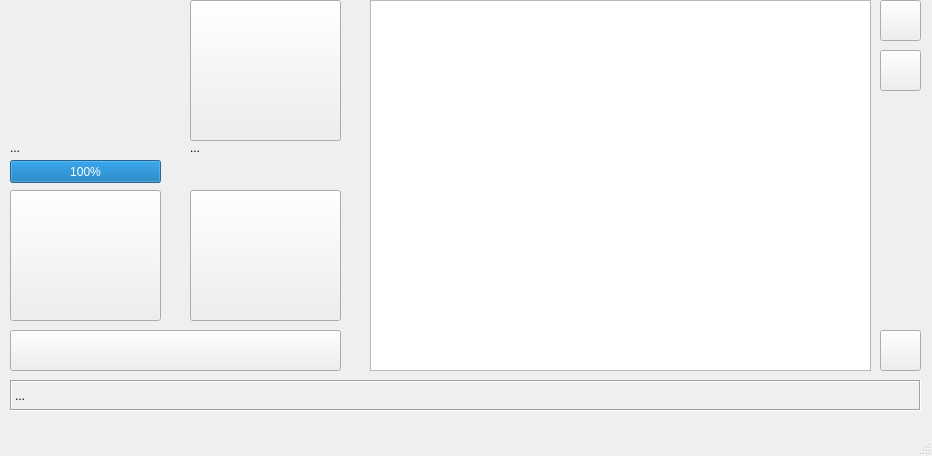
<?xml version="1.0" encoding="UTF-8"?>
<ui version="4.0">
 <class>MainWindow</class>
 <widget class="QMainWindow" name="MainWindow">
  <property name="windowModality">
   <enum>Qt::WindowModality::WindowModal</enum>
  </property>
  <property name="geometry">
   <rect>
    <x>0</x>
    <y>0</y>
    <width>932</width>
    <height>456</height>
   </rect>
  </property>
  <property name="windowTitle">
   <string>Backup Ranger</string>
  </property>
  <property name="windowIcon">
   <iconset resource="resources.qrc">
    <normaloff>:/images/images/hdd.png</normaloff>:/images/images/hdd.png</iconset>
  </property>
  <property name="locale">
   <locale language="English" country="UnitedStates"/>
  </property>
  <widget class="QWidget" name="centralwidget">
   <widget class="QPushButton" name="pushStop">
    <property name="geometry">
     <rect>
      <x>10</x>
      <y>330</y>
      <width>331</width>
      <height>41</height>
     </rect>
    </property>
    <property name="toolTip">
     <string>Stop</string>
    </property>
    <property name="text">
     <string/>
    </property>
    <property name="icon">
     <iconset resource="resources.qrc">
      <normaloff>:/images/images/stop.png</normaloff>:/images/images/stop.png</iconset>
    </property>
    <property name="iconSize">
     <size>
      <width>24</width>
      <height>24</height>
     </size>
    </property>
   </widget>
   <widget class="QLabel" name="label">
    <property name="geometry">
     <rect>
      <x>10</x>
      <y>380</y>
      <width>911</width>
      <height>31</height>
     </rect>
    </property>
    <property name="frameShape">
     <enum>QFrame::Shape::Box</enum>
    </property>
    <property name="frameShadow">
     <enum>QFrame::Shadow::Sunken</enum>
    </property>
    <property name="text">
     <string>...</string>
    </property>
   </widget>
   <widget class="QPushButton" name="pushBackup">
    <property name="geometry">
     <rect>
      <x>10</x>
      <y>190</y>
      <width>151</width>
      <height>131</height>
     </rect>
    </property>
    <property name="minimumSize">
     <size>
      <width>0</width>
      <height>0</height>
     </size>
    </property>
    <property name="toolTip">
     <string>Backup</string>
    </property>
    <property name="text">
     <string/>
    </property>
    <property name="icon">
     <iconset resource="resources.qrc">
      <normaloff>:/images/images/backup.png</normaloff>:/images/images/backup.png</iconset>
    </property>
    <property name="iconSize">
     <size>
      <width>128</width>
      <height>128</height>
     </size>
    </property>
   </widget>
   <widget class="QWidget" name="widget" native="true">
    <property name="geometry">
     <rect>
      <x>20</x>
      <y>0</y>
      <width>161</width>
      <height>141</height>
     </rect>
    </property>
   </widget>
   <widget class="QLabel" name="label_5">
    <property name="geometry">
     <rect>
      <x>190</x>
      <y>140</y>
      <width>171</width>
      <height>16</height>
     </rect>
    </property>
    <property name="text">
     <string>...</string>
    </property>
   </widget>
   <widget class="QLabel" name="label_4">
    <property name="geometry">
     <rect>
      <x>10</x>
      <y>140</y>
      <width>171</width>
      <height>16</height>
     </rect>
    </property>
    <property name="text">
     <string>...</string>
    </property>
   </widget>
   <widget class="QPushButton" name="pushButton">
    <property name="geometry">
     <rect>
      <x>190</x>
      <y>190</y>
      <width>151</width>
      <height>131</height>
     </rect>
    </property>
    <property name="minimumSize">
     <size>
      <width>64</width>
      <height>32</height>
     </size>
    </property>
    <property name="baseSize">
     <size>
      <width>0</width>
      <height>0</height>
     </size>
    </property>
    <property name="toolTip">
     <string>Restore</string>
    </property>
    <property name="text">
     <string/>
    </property>
    <property name="icon">
     <iconset resource="resources.qrc">
      <normaloff>:/images/images/restore.png</normaloff>:/images/images/restore.png</iconset>
    </property>
    <property name="iconSize">
     <size>
      <width>128</width>
      <height>128</height>
     </size>
    </property>
   </widget>
   <widget class="QProgressBar" name="progressBar_2">
    <property name="geometry">
     <rect>
      <x>10</x>
      <y>160</y>
      <width>151</width>
      <height>23</height>
     </rect>
    </property>
    <property name="value">
     <number>100</number>
    </property>
   </widget>
   <widget class="QPushButton" name="pushDrive">
    <property name="geometry">
     <rect>
      <x>190</x>
      <y>0</y>
      <width>151</width>
      <height>141</height>
     </rect>
    </property>
    <property name="toolTip">
     <string>Select backup drive</string>
    </property>
    <property name="text">
     <string/>
    </property>
    <property name="icon">
     <iconset resource="resources.qrc">
      <normaloff>:/images/images/hdd-grey.png</normaloff>:/images/images/hdd-grey.png</iconset>
    </property>
    <property name="iconSize">
     <size>
      <width>128</width>
      <height>128</height>
     </size>
    </property>
   </widget>
   <widget class="QTextEdit" name="textEdit">
    <property name="geometry">
     <rect>
      <x>370</x>
      <y>0</y>
      <width>501</width>
      <height>371</height>
     </rect>
    </property>
   </widget>
   <widget class="QPushButton" name="pushSettings">
    <property name="geometry">
     <rect>
      <x>880</x>
      <y>0</y>
      <width>41</width>
      <height>41</height>
     </rect>
    </property>
    <property name="toolTip">
     <string>Settings</string>
    </property>
    <property name="text">
     <string/>
    </property>
    <property name="icon">
     <iconset resource="resources.qrc">
      <normaloff>:/images/images/gears.png</normaloff>:/images/images/gears.png</iconset>
    </property>
    <property name="iconSize">
     <size>
      <width>24</width>
      <height>24</height>
     </size>
    </property>
   </widget>
   <widget class="QPushButton" name="pushPaste">
    <property name="geometry">
     <rect>
      <x>880</x>
      <y>50</y>
      <width>41</width>
      <height>41</height>
     </rect>
    </property>
    <property name="toolTip">
     <string>Copy to clipboard</string>
    </property>
    <property name="text">
     <string/>
    </property>
    <property name="icon">
     <iconset resource="resources.qrc">
      <normaloff>:/images/images/paste.png</normaloff>:/images/images/paste.png</iconset>
    </property>
    <property name="iconSize">
     <size>
      <width>24</width>
      <height>24</height>
     </size>
    </property>
   </widget>
   <widget class="QPushButton" name="pushExit">
    <property name="geometry">
     <rect>
      <x>880</x>
      <y>330</y>
      <width>41</width>
      <height>41</height>
     </rect>
    </property>
    <property name="toolTip">
     <string>Exit</string>
    </property>
    <property name="text">
     <string/>
    </property>
    <property name="icon">
     <iconset resource="resources.qrc">
      <normaloff>:/images/images/exit.png</normaloff>:/images/images/exit.png</iconset>
    </property>
    <property name="iconSize">
     <size>
      <width>24</width>
      <height>24</height>
     </size>
    </property>
   </widget>
  </widget>
  <widget class="QMenuBar" name="menubar">
   <property name="geometry">
    <rect>
     <x>0</x>
     <y>0</y>
     <width>932</width>
     <height>17</height>
    </rect>
   </property>
  </widget>
  <widget class="QStatusBar" name="statusbar"/>
 </widget>
 <resources>
  <include location="resources.qrc"/>
 </resources>
 <connections/>
</ui>
